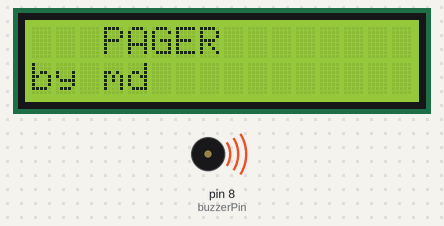
A sketch run on a simulated Arduino Uno, built with avr-gcc and run on an emulated ATmega328P. Shown: 16×2 character LCD, buzzer (waves = sounding).

Above: at 0.1 s.
At 6.7 s:
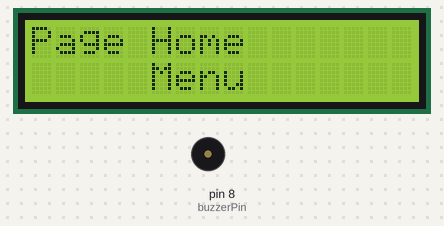
Timing chart, 0 to 8.2 s (numbered marks = the images above):
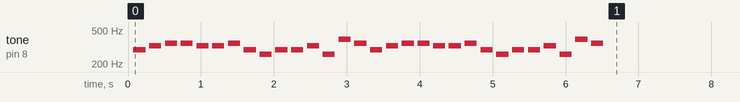

The sketch:

main.ino
```cpp
#include <Wire.h>
#include <LiquidCrystal_I2C.h>

LiquidCrystal_I2C lcd(0x27, 16, 2);

const int buzzerPin = 8;
const int buttonPin = 2;

int buttonState = 0;

void setup() {

	lcd.begin();
  lcd.backlight();

  lcd.setCursor(3, 0);
	lcd.print("PAGER");

  lcd.setCursor(0, 1);
  lcd.print("by md");

  pinMode(buzzerPin, OUTPUT);

  playTune();

  startup();
}

void loop() {

}

void playTune() {

  int notes[] = {293, 329, 349, 349, 329, 329, 349, 293, 261, 293, 293, 329, 261, 392, 349, 293, 329, 349, 349, 329, 329, 349, 293, 261, 293, 293, 329, 261, 392, 349 };
  int durations[] = {167, 167, 167, 164, 164, 167, 167, 167, 167, 167, 167, 167, 164, 167, 167, 167, 167, 167, 164, 164, 167, 167, 167, 167, 167, 167, 167, 164, 167, 167};

  for (int i = 0; i < 30; i++) {
    tone(buzzerPin, notes[i], durations[i]);

    delay(durations[i]);

    noTone(buzzerPin);

    delay(50);
  }
}

void startup() {
  lcd.begin();
	lcd.backlight();

  lcd.setCursor(0, 0);
  lcd.print("Page Home");

  lcd.setCursor(5, 1);
	lcd.print("Menu");
}
```
